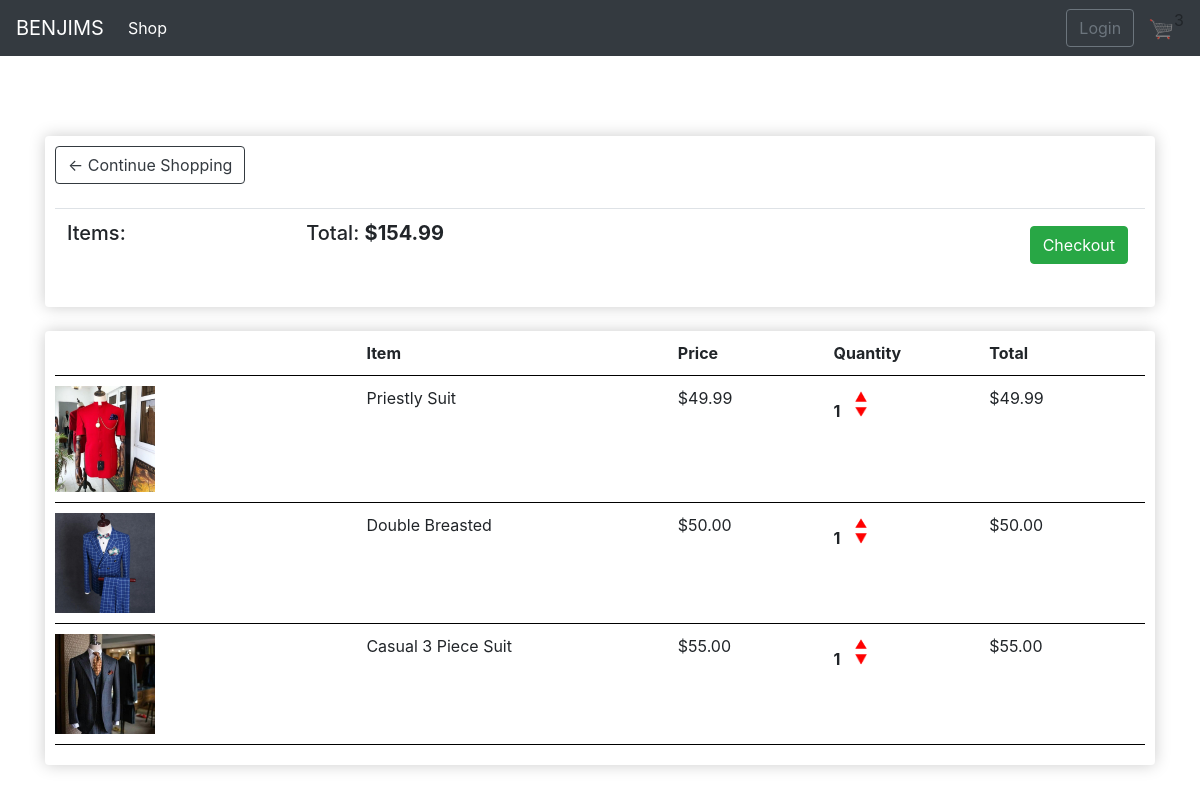
The app's page /cart/ (signed in) with its own data.
### ecommerce/models.py (models this page shows, shortened)
class Order(models.Model):
    customer = models.ForeignKey(Customer, on_delete=models.SET_NULL, null=True, blank=True)
    date_ordered = models.DateTimeField(auto_now_add=True)
    complete = models.BooleanField(default=False, null=True, blank=False)
    transaction_id = models.CharField(max_length=100, null=True)
    @property
    def get_cart_total(self):
        orderitems= self.orderitem_set.all()
        total = sum([item.get_total for item in orderitems])
        return total
    @property
    def get_cart_item(self):
        orderitems= self.orderitem_set.all()
        total = sum([item.quantity for item in orderitems])
        return total

class OrderItem(models.Model):
    product= models.ForeignKey(Product, on_delete=models.SET_NULL, null=True)
    order = models.ForeignKey(Order, on_delete=models.SET_NULL,blank=True, null=True)
    quantity = models.IntegerField(default=0,null=True, blank=True)
    date_added = models.DateTimeField(auto_now=True)
    @property
    def get_total(self):
        total = self.product.price * self.quantity
        return total

class Product(models.Model):
    name= models.CharField(max_length=200)
    price= models.DecimalField(max_digits=7, decimal_places=2)
    image= models.ImageField(null=True, blank=True)
    digital = models.BooleanField(default=False, null= True, blank= False)
    @property
    def imageURL(self):
        try:
            url=self.image.url
        except:
            url=''
        return url

### ecommerce/views.py (the view)
# urls.py: path('cart/', views.cart, name='cart'),
def cart(request):
    data = cartData(request)
    cartItems = data['cartItems']
    order = data['order']
    items = data['items']
    context = {'items':items, 'order': order, 'cartItems':cartItems}
    return render(request, "ecommerce/cart.html",context)

### ecommerce/models.py (called while the page is built)
    def __str__(self):
        return self.name

### ecommerce/utils.py (called while the page is built)
def cartData(request):
    if request.user.is_authenticated:
        customer = request.user.customer
        print(customer)
        order, created = Order.objects.get_or_create(customer=customer, complete=False)
        items = order.orderitem_set.all()
        cartItems = order.get_cart_item
    else:
        cookieData = cookieCart(request)
        cartItems = cookieData ['cartItems']
        order = cookieData['order']
        items = cookieData['items']
    return {'cartItems':cartItems, 'order':order, 'items':items}

### ecommerce/templates/ecommerce/cart.html
{% extends "ecommerce/base.html" %}
{% load static %}
{% block content%}
 <div class="row">
     <div class="col-lg-12">
         <div class="box-element">
             <a class="btn btn-outline-dark" href="{% url 'store'%}">&#x2190; Continue Shopping</a>
             <br>
             <br>
             <table class="table">
                 <tr>
                     <th><h5>Items: <Strong>{{order.get_cart_items}}</Strong></h5></th>
                     <th><h5>Total: <Strong>${{order.get_cart_total|floatformat:2}}</Strong></h5></th>
                     <th>
                         <a style="float: right; margin: 5px ;" class="btn btn-success" href="{% url 'checkout' %}">Checkout</a>
                     </th>
                 </tr>
             </table>
         </div>
         <br>
         <div class="box-element">
             <div class="cart-row">
                 <div style="flex:2;"></div>
                 <div style="flex:2;"> <strong>Item</strong></div>
                 <div style="flex:1;"><strong>Price</strong></div>
                 <div style="flex:1;"><strong>Quantity</strong></div>
                 <div style="flex:1;"><strong>Total</strong></div>
             </div>
             {% for item in items %}
             <div class="cart-row">
                <div style="flex:2;"><img class="row-image" src="{{item.product.imageURL}}" alt=""> </div>
                <div style="flex:2;">{{item.product.name}}</div>
                <div style="flex:1;">${{item.product.price|floatformat:2}}</div>
                <div style="flex:1;">
                    <p class="quantity">{{item.quantity}}</p>
                    <div class="quantity">
                        <img data-product="{{item.product.id}}" data-action="add" class="chg-quantity update-cart" src="{% static 'images/up.png'%}" alt="">
                        <img data-product="{{item.product.id}}" data-action="remove"  class="chg-quantity update-cart" src="{% static 'images/down.png'%}" alt="">
                    </div>
                </div>
                <div style="flex:1;">${{item.get_total}}</div>
            </div>
            {% endfor %}
        </div>
     </div>
 </div>
{% endblock content%}

### static/css/style.css (style rules this page uses)
.box-element { box-shadow: hsl(0, 0%, 80%) 0 0 16px; background-color: #fff; border-radius: 4px; padding: 10px; }
.cart-row { display: flex; align-items: flex-stretch; padding-bottom: 10px; margin-bottom: 10px; border-bottom: 1px solid black; }
.quantity { display: inline-block; font-weight: 700; padding-right: 10px; }
.chg-quantity { width: 12px; cursor: pointer; display: block; margin-top: 5px; transition: .1s; color: black; }
.row-image { width: 100px; }

### records on screen
Order: get_cart_total "154.99"
OrderItem: product.imageURL (picture), product.name "Priestly Suit", product.price "49.99", quantity "1", get_total "49.99"
OrderItem: product.imageURL (picture), product.name "Double Breasted", product.price "50.00", quantity "1", get_total "50.00"
OrderItem: product.imageURL (picture), product.name "Casual 3 Piece Suit", product.price "55.00", quantity "1", get_total "55.00"

### other values on screen
{{ cartItems }} "3"
